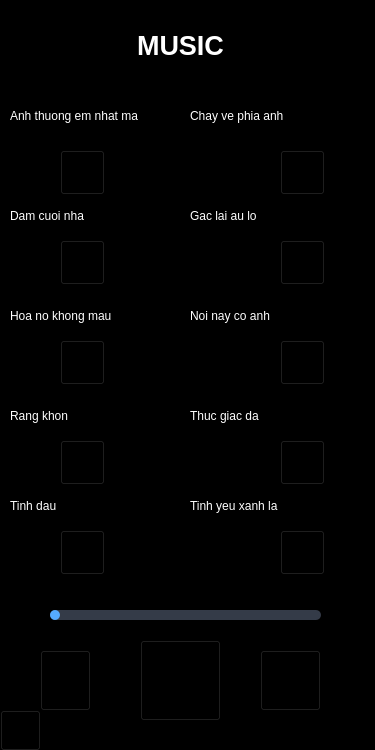
<?xml version="1.0" encoding="UTF-8"?>
<ui version="4.0">
 <class>MainWindow</class>
 <widget class="QMainWindow" name="MainWindow">
  <property name="geometry">
   <rect>
    <x>0</x>
    <y>0</y>
    <width>375</width>
    <height>750</height>
   </rect>
  </property>
  <property name="windowTitle">
   <string>MainWindow</string>
  </property>
  <property name="styleSheet">
   <string notr="true">background-color: rgb(0, 0, 0);</string>
  </property>
  <widget class="QWidget" name="centralwidget">
   <widget class="QPushButton" name="pushButton">
    <property name="geometry">
     <rect>
      <x>60</x>
      <y>150</y>
      <width>45</width>
      <height>45</height>
     </rect>
    </property>
    <property name="styleSheet">
     <string notr="true">background-image: url(:/newPrefix/icons8_circled_play_40px.png);</string>
    </property>
    <property name="text">
     <string/>
    </property>
   </widget>
   <widget class="QPushButton" name="pushButton_9">
    <property name="geometry">
     <rect>
      <x>40</x>
      <y>650</y>
      <width>51</width>
      <height>61</height>
     </rect>
    </property>
    <property name="styleSheet">
     <string notr="true">background-image: url(:/newPrefix/icons8_mute_64px.png);</string>
    </property>
    <property name="text">
     <string/>
    </property>
   </widget>
   <widget class="QPushButton" name="pushButton_10">
    <property name="geometry">
     <rect>
      <x>140</x>
      <y>640</y>
      <width>81</width>
      <height>81</height>
     </rect>
    </property>
    <property name="styleSheet">
     <string notr="true">background-image: url(:/newPrefix/icons8_pause_button_80px.png);</string>
    </property>
    <property name="text">
     <string/>
    </property>
   </widget>
   <widget class="QPushButton" name="pushButton_11">
    <property name="geometry">
     <rect>
      <x>260</x>
      <y>650</y>
      <width>61</width>
      <height>61</height>
     </rect>
    </property>
    <property name="styleSheet">
     <string notr="true">background-image: url(:/newPrefix/tangam2.png);</string>
    </property>
    <property name="text">
     <string/>
    </property>
   </widget>
   <widget class="QLabel" name="label">
    <property name="geometry">
     <rect>
      <x>90</x>
      <y>10</y>
      <width>181</width>
      <height>71</height>
     </rect>
    </property>
    <property name="font">
     <font>
      <pointsize>20</pointsize>
      <weight>75</weight>
      <bold>true</bold>
     </font>
    </property>
    <property name="styleSheet">
     <string notr="true">color: rgb(255, 255, 255);</string>
    </property>
    <property name="text">
     <string>MUSIC</string>
    </property>
    <property name="alignment">
     <set>Qt::AlignCenter</set>
    </property>
   </widget>
   <widget class="QLabel" name="label_2">
    <property name="geometry">
     <rect>
      <x>10</x>
      <y>100</y>
      <width>181</width>
      <height>31</height>
     </rect>
    </property>
    <property name="styleSheet">
     <string notr="true">color: rgb(255, 255, 255);</string>
    </property>
    <property name="text">
     <string>Anh thuong em nhat ma</string>
    </property>
   </widget>
   <widget class="QLabel" name="label_6">
    <property name="geometry">
     <rect>
      <x>310</x>
      <y>0</y>
      <width>41</width>
      <height>41</height>
     </rect>
    </property>
    <property name="styleSheet">
     <string notr="true">background-image: url(:/newPrefix/icons8_music_40px.png);</string>
    </property>
    <property name="text">
     <string/>
    </property>
   </widget>
   <widget class="QPushButton" name="pushButton_2">
    <property name="geometry">
     <rect>
      <x>280</x>
      <y>150</y>
      <width>45</width>
      <height>45</height>
     </rect>
    </property>
    <property name="styleSheet">
     <string notr="true">background-image: url(:/newPrefix/icons8_circled_play_40px.png);</string>
    </property>
    <property name="text">
     <string/>
    </property>
   </widget>
   <widget class="QPushButton" name="pushButton_3">
    <property name="geometry">
     <rect>
      <x>60</x>
      <y>240</y>
      <width>45</width>
      <height>45</height>
     </rect>
    </property>
    <property name="styleSheet">
     <string notr="true">background-image: url(:/newPrefix/icons8_circled_play_40px.png);</string>
    </property>
    <property name="text">
     <string/>
    </property>
   </widget>
   <widget class="QPushButton" name="pushButton_4">
    <property name="geometry">
     <rect>
      <x>280</x>
      <y>240</y>
      <width>45</width>
      <height>45</height>
     </rect>
    </property>
    <property name="styleSheet">
     <string notr="true">background-image: url(:/newPrefix/icons8_circled_play_40px.png);</string>
    </property>
    <property name="text">
     <string/>
    </property>
   </widget>
   <widget class="QLabel" name="label_3">
    <property name="geometry">
     <rect>
      <x>190</x>
      <y>100</y>
      <width>191</width>
      <height>31</height>
     </rect>
    </property>
    <property name="styleSheet">
     <string notr="true">color: rgb(255, 255, 255);</string>
    </property>
    <property name="text">
     <string>Chay ve phia anh</string>
    </property>
   </widget>
   <widget class="QLabel" name="label_4">
    <property name="geometry">
     <rect>
      <x>10</x>
      <y>200</y>
      <width>181</width>
      <height>31</height>
     </rect>
    </property>
    <property name="styleSheet">
     <string notr="true">color: rgb(255, 255, 255);</string>
    </property>
    <property name="text">
     <string>Dam cuoi nha</string>
    </property>
   </widget>
   <widget class="QLabel" name="label_5">
    <property name="geometry">
     <rect>
      <x>190</x>
      <y>200</y>
      <width>181</width>
      <height>31</height>
     </rect>
    </property>
    <property name="styleSheet">
     <string notr="true">color: rgb(255, 255, 255);</string>
    </property>
    <property name="text">
     <string>Gac lai au lo</string>
    </property>
   </widget>
   <widget class="QLabel" name="label_7">
    <property name="geometry">
     <rect>
      <x>10</x>
      <y>300</y>
      <width>181</width>
      <height>31</height>
     </rect>
    </property>
    <property name="styleSheet">
     <string notr="true">color: rgb(255, 255, 255);</string>
    </property>
    <property name="text">
     <string>Hoa no khong mau</string>
    </property>
   </widget>
   <widget class="QLabel" name="label_8">
    <property name="geometry">
     <rect>
      <x>190</x>
      <y>300</y>
      <width>181</width>
      <height>31</height>
     </rect>
    </property>
    <property name="styleSheet">
     <string notr="true">color: rgb(255, 255, 255);</string>
    </property>
    <property name="text">
     <string>Noi nay co anh</string>
    </property>
   </widget>
   <widget class="QLabel" name="label_9">
    <property name="geometry">
     <rect>
      <x>10</x>
      <y>400</y>
      <width>181</width>
      <height>31</height>
     </rect>
    </property>
    <property name="styleSheet">
     <string notr="true">color: rgb(255, 255, 255);</string>
    </property>
    <property name="text">
     <string>Rang khon</string>
    </property>
   </widget>
   <widget class="QLabel" name="label_10">
    <property name="geometry">
     <rect>
      <x>190</x>
      <y>400</y>
      <width>181</width>
      <height>31</height>
     </rect>
    </property>
    <property name="styleSheet">
     <string notr="true">color: rgb(255, 255, 255);</string>
    </property>
    <property name="text">
     <string>Thuc giac da</string>
    </property>
   </widget>
   <widget class="QPushButton" name="pushButton_5">
    <property name="geometry">
     <rect>
      <x>60</x>
      <y>340</y>
      <width>45</width>
      <height>45</height>
     </rect>
    </property>
    <property name="styleSheet">
     <string notr="true">background-image: url(:/newPrefix/icons8_circled_play_40px.png);</string>
    </property>
    <property name="text">
     <string/>
    </property>
   </widget>
   <widget class="QPushButton" name="pushButton_6">
    <property name="geometry">
     <rect>
      <x>280</x>
      <y>340</y>
      <width>45</width>
      <height>45</height>
     </rect>
    </property>
    <property name="styleSheet">
     <string notr="true">background-image: url(:/newPrefix/icons8_circled_play_40px.png);</string>
    </property>
    <property name="text">
     <string/>
    </property>
   </widget>
   <widget class="QPushButton" name="pushButton_7">
    <property name="geometry">
     <rect>
      <x>60</x>
      <y>440</y>
      <width>45</width>
      <height>45</height>
     </rect>
    </property>
    <property name="styleSheet">
     <string notr="true">background-image: url(:/newPrefix/icons8_circled_play_40px.png);</string>
    </property>
    <property name="text">
     <string/>
    </property>
   </widget>
   <widget class="QPushButton" name="pushButton_8">
    <property name="geometry">
     <rect>
      <x>280</x>
      <y>440</y>
      <width>45</width>
      <height>45</height>
     </rect>
    </property>
    <property name="styleSheet">
     <string notr="true">background-image: url(:/newPrefix/icons8_circled_play_40px.png);</string>
    </property>
    <property name="text">
     <string/>
    </property>
   </widget>
   <widget class="QLabel" name="label_11">
    <property name="geometry">
     <rect>
      <x>10</x>
      <y>490</y>
      <width>181</width>
      <height>31</height>
     </rect>
    </property>
    <property name="styleSheet">
     <string notr="true">color: rgb(255, 255, 255);</string>
    </property>
    <property name="text">
     <string>Tinh dau</string>
    </property>
   </widget>
   <widget class="QLabel" name="label_12">
    <property name="geometry">
     <rect>
      <x>190</x>
      <y>490</y>
      <width>181</width>
      <height>31</height>
     </rect>
    </property>
    <property name="styleSheet">
     <string notr="true">color: rgb(255, 255, 255);</string>
    </property>
    <property name="text">
     <string>Tinh yeu xanh la</string>
    </property>
   </widget>
   <widget class="QPushButton" name="pushButton_12">
    <property name="geometry">
     <rect>
      <x>60</x>
      <y>530</y>
      <width>45</width>
      <height>45</height>
     </rect>
    </property>
    <property name="styleSheet">
     <string notr="true">background-image: url(:/newPrefix/icons8_circled_play_40px.png);</string>
    </property>
    <property name="text">
     <string/>
    </property>
   </widget>
   <widget class="QPushButton" name="pushButton_13">
    <property name="geometry">
     <rect>
      <x>280</x>
      <y>530</y>
      <width>45</width>
      <height>45</height>
     </rect>
    </property>
    <property name="styleSheet">
     <string notr="true">background-image: url(:/newPrefix/icons8_circled_play_40px.png);</string>
    </property>
    <property name="text">
     <string/>
    </property>
   </widget>
   <widget class="QPushButton" name="pushButton_14">
    <property name="geometry">
     <rect>
      <x>0</x>
      <y>710</y>
      <width>41</width>
      <height>41</height>
     </rect>
    </property>
    <property name="styleSheet">
     <string notr="true">background-image: url(:/newPrefix/trove.png);</string>
    </property>
    <property name="text">
     <string/>
    </property>
   </widget>
   <widget class="QSlider" name="sliderCPU">
    <property name="geometry">
     <rect>
      <x>50</x>
      <y>610</y>
      <width>271</width>
      <height>10</height>
     </rect>
    </property>
    <property name="styleSheet">
     <string notr="true">/* SLIDERS */
QSlider::groove:horizontal {
    border-radius: 5px;
    height: 10px;
	margin: 0px;
	background-color: rgb(52, 59, 72);
}
QSlider::groove:horizontal:hover {
	background-color: rgb(55, 62, 76);
}
QSlider::handle:horizontal {
    background-color: rgb(85, 170, 255);
    border: none;
    height: 10px;
    width: 10px;
    margin: 0px;
	border-radius: 5px;
}
QSlider::handle:horizontal:hover {
    background-color: rgb(105, 180, 255);
}
QSlider::handle:horizontal:pressed {
    background-color: rgb(65, 130, 195);
}</string>
    </property>
    <property name="maximum">
     <number>100</number>
    </property>
    <property name="orientation">
     <enum>Qt::Horizontal</enum>
    </property>
   </widget>
  </widget>
 </widget>
 <resources>
  <include location="buttonn.qrc"/>
 </resources>
 <connections/>
</ui>
